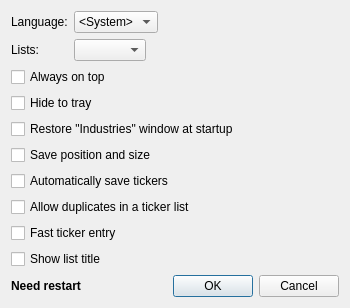
<?xml version="1.0" encoding="UTF-8"?>
<ui version="4.0">
 <class>Options</class>
 <widget class="QDialog" name="Options">
  <property name="geometry">
   <rect>
    <x>0</x>
    <y>0</y>
    <width>350</width>
    <height>292</height>
   </rect>
  </property>
  <property name="windowTitle">
   <string>Options</string>
  </property>
  <layout class="QGridLayout" name="gridLayout_3">
   <item row="0" column="0" colspan="3">
    <layout class="QGridLayout" name="gridLayout_2">
     <item row="0" column="0">
      <layout class="QGridLayout" name="gridLayout">
       <item row="0" column="0">
        <widget class="QLabel" name="label_2">
         <property name="text">
          <string>Language:</string>
         </property>
        </widget>
       </item>
       <item row="0" column="1">
        <widget class="QComboBox" name="comboLang">
         <item>
          <property name="text">
           <string comment="Means &quot;System language&quot;">&lt;System&gt;</string>
          </property>
         </item>
        </widget>
       </item>
       <item row="0" column="2" rowspan="2">
        <spacer name="horizontalSpacer_2">
         <property name="orientation">
          <enum>Qt::Horizontal</enum>
         </property>
         <property name="sizeHint" stdset="0">
          <size>
           <width>0</width>
           <height>20</height>
          </size>
         </property>
        </spacer>
       </item>
       <item row="1" column="0">
        <widget class="QLabel" name="label">
         <property name="text">
          <string>Lists:</string>
         </property>
        </widget>
       </item>
       <item row="1" column="1">
        <widget class="QComboBox" name="comboNumberOfLists">
         <property name="sizePolicy">
          <sizepolicy hsizetype="Maximum" vsizetype="Fixed">
           <horstretch>0</horstretch>
           <verstretch>0</verstretch>
          </sizepolicy>
         </property>
         <property name="minimumContentsLength">
          <number>2</number>
         </property>
        </widget>
       </item>
      </layout>
     </item>
     <item row="1" column="0">
      <widget class="QCheckBox" name="checkOnTop">
       <property name="text">
        <string>Always on top</string>
       </property>
      </widget>
     </item>
     <item row="2" column="0">
      <widget class="QCheckBox" name="checkTray">
       <property name="text">
        <string>Hide to tray</string>
       </property>
      </widget>
     </item>
     <item row="0" column="1" rowspan="3">
      <widget class="QLabel" name="labelStock">
       <property name="pixmap">
        <pixmap resource="tht.qrc">:/images/options-background.png</pixmap>
       </property>
       <property name="alignment">
        <set>Qt::AlignHCenter|Qt::AlignTop</set>
       </property>
      </widget>
     </item>
    </layout>
   </item>
   <item row="1" column="0" colspan="3">
    <widget class="QCheckBox" name="checkRestore">
     <property name="text">
      <string>Restore &quot;Industries&quot; window at startup</string>
     </property>
    </widget>
   </item>
   <item row="2" column="0" colspan="3">
    <widget class="QCheckBox" name="checkSave">
     <property name="text">
      <string>Save position and size</string>
     </property>
    </widget>
   </item>
   <item row="3" column="0" colspan="3">
    <widget class="QCheckBox" name="checkSaveTickers">
     <property name="text">
      <string>Automatically save tickers</string>
     </property>
    </widget>
   </item>
   <item row="4" column="0" colspan="3">
    <widget class="QCheckBox" name="checkAllowDups">
     <property name="text">
      <string>Allow duplicates in a ticker list</string>
     </property>
    </widget>
   </item>
   <item row="7" column="0">
    <spacer name="verticalSpacer">
     <property name="orientation">
      <enum>Qt::Vertical</enum>
     </property>
     <property name="sizeHint" stdset="0">
      <size>
       <width>20</width>
       <height>0</height>
      </size>
     </property>
    </spacer>
   </item>
   <item row="8" column="0">
    <widget class="QLabel" name="labelRestart">
     <property name="font">
      <font>
       <weight>75</weight>
       <bold>true</bold>
      </font>
     </property>
     <property name="text">
      <string>Need restart</string>
     </property>
    </widget>
   </item>
   <item row="8" column="1">
    <spacer name="horizontalSpacer">
     <property name="orientation">
      <enum>Qt::Horizontal</enum>
     </property>
     <property name="sizeHint" stdset="0">
      <size>
       <width>0</width>
       <height>20</height>
      </size>
     </property>
    </spacer>
   </item>
   <item row="8" column="2">
    <widget class="QDialogButtonBox" name="buttonBox">
     <property name="orientation">
      <enum>Qt::Horizontal</enum>
     </property>
     <property name="standardButtons">
      <set>QDialogButtonBox::Cancel|QDialogButtonBox::Ok</set>
     </property>
    </widget>
   </item>
   <item row="5" column="0" colspan="3">
    <widget class="QCheckBox" name="checkMini">
     <property name="text">
      <string>Fast ticker entry</string>
     </property>
    </widget>
   </item>
   <item row="6" column="0" colspan="3">
    <widget class="QCheckBox" name="checkHeader">
     <property name="text">
      <string>Show list title</string>
     </property>
    </widget>
   </item>
  </layout>
 </widget>
 <tabstops>
  <tabstop>comboLang</tabstop>
  <tabstop>comboNumberOfLists</tabstop>
  <tabstop>checkOnTop</tabstop>
  <tabstop>checkTray</tabstop>
  <tabstop>checkRestore</tabstop>
  <tabstop>checkSave</tabstop>
  <tabstop>checkSaveTickers</tabstop>
  <tabstop>checkAllowDups</tabstop>
  <tabstop>checkMini</tabstop>
  <tabstop>checkHeader</tabstop>
  <tabstop>buttonBox</tabstop>
 </tabstops>
 <resources>
  <include location="tht.qrc"/>
 </resources>
 <connections>
  <connection>
   <sender>buttonBox</sender>
   <signal>accepted()</signal>
   <receiver>Options</receiver>
   <slot>accept()</slot>
   <hints>
    <hint type="sourcelabel">
     <x>334</x>
     <y>277</y>
    </hint>
    <hint type="destinationlabel">
     <x>157</x>
     <y>274</y>
    </hint>
   </hints>
  </connection>
  <connection>
   <sender>buttonBox</sender>
   <signal>rejected()</signal>
   <receiver>Options</receiver>
   <slot>reject()</slot>
   <hints>
    <hint type="sourcelabel">
     <x>316</x>
     <y>260</y>
    </hint>
    <hint type="destinationlabel">
     <x>286</x>
     <y>274</y>
    </hint>
   </hints>
  </connection>
  <connection>
   <sender>comboLang</sender>
   <signal>currentIndexChanged(int)</signal>
   <receiver>Options</receiver>
   <slot>slotLanguageChanged(int)</slot>
   <hints>
    <hint type="sourcelabel">
     <x>107</x>
     <y>23</y>
    </hint>
    <hint type="destinationlabel">
     <x>375</x>
     <y>21</y>
    </hint>
   </hints>
  </connection>
 </connections>
 <slots>
  <slot>slotLanguageChanged(int)</slot>
 </slots>
</ui>
